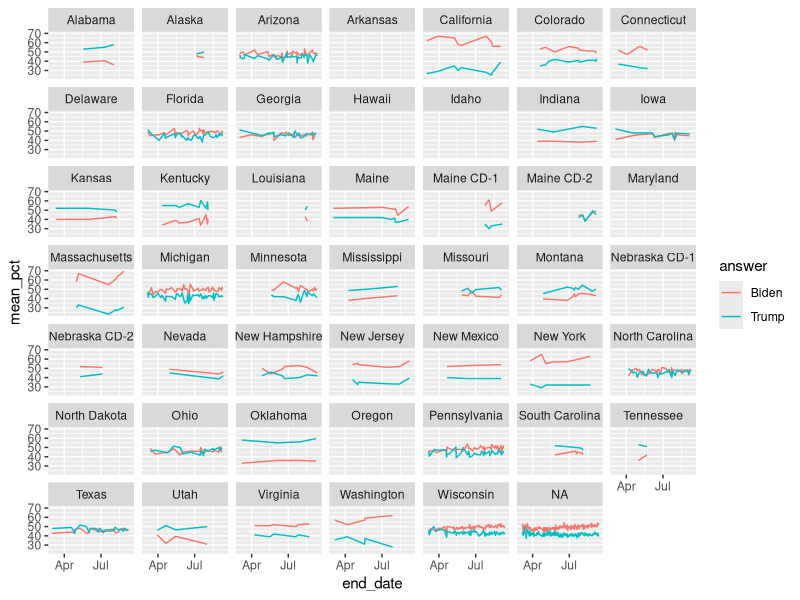

Write the R code that produced this figure.
library(tidyverse)
library(readxl)

president_polls <- read_excel("data/president_polls.xlsx", 
                              col_types = c("numeric", "numeric", "numeric", 
                                            "text", "numeric", "text", "numeric", 
                                            "text", "text", "numeric", "text", 
                                            "text", "numeric", "text", "text", 
                                            "text", "text", "numeric", "numeric", 
                                            "date", "date", "date", "text", "numeric", 
                                            "text", "numeric", "numeric", "numeric", 
                                            "date", "text", "text", "text", "numeric", 
                                            "text", "numeric", "text", "text", 
                                            "numeric"))

president_polls %>%
  filter(
    answer %in% c("Biden","Trump") &
    end_date > "2020-03-01"
  ) %>%
  group_by(end_date, state, answer) %>%
  summarise(
    mean_pct = mean(pct)      
  ) %>%
  ggplot(aes(end_date, mean_pct, fill = answer, color = answer)) +
    geom_line() +
    facet_wrap(vars(state))
